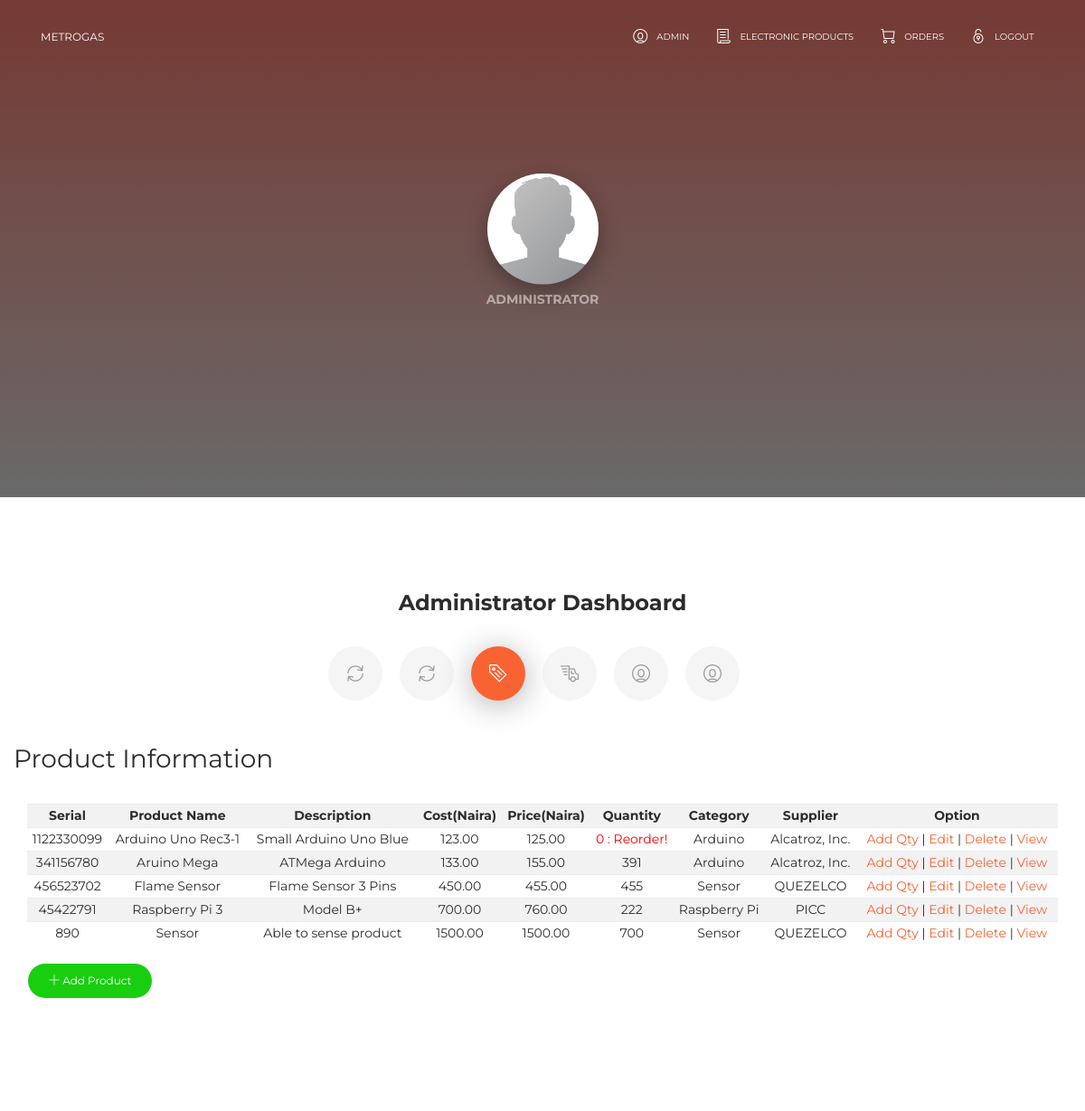
/Electricks-shop/pages/admin_panel.php (signed in), run on the app's committed database.
### tables this page shows
CREATE TABLE IF NOT EXISTS `products` (
`prod_id` int(11) NOT NULL,
  `prod_name` varchar(50) NOT NULL,
  `prod_desc` varchar(500) NOT NULL,
  `prod_qty` int(11) NOT NULL,
  `prod_cost` decimal(10,2) NOT NULL,
  `prod_price` decimal(10,2) NOT NULL,
  `category` varchar(100) NOT NULL,
  `supplier` varchar(100) NOT NULL,
  `prod_serial` varchar(50) NOT NULL,
  `prod_pic1` varchar(500) NOT NULL,
  `prod_pic2` varchar(500) NOT NULL,
  `prod_pic3` varchar(500) NOT NULL
);

### Electricks-shop/pages/admin_panel.php (the view, shortened to what this page needs)
<!DOCTYPE html>
<html lang="en">
<head>
    <link rel="stylesheet" href="https://maxcdn.bootstrapcdn.com/font-awesome/latest/css/font-awesome.min.css" />
    <link href="../assets/css/bootstrap.min.css" rel="stylesheet" />
    <link href="../assets/css/now-ui-kit.css?v=1.1.0" rel="stylesheet" />
    <link href="../assets/css/demo.css" rel="stylesheet" />
    <link rel="stylesheet" href="../plugins/datatables/dataTables.bootstrap.css">
</head>
<body class="profile-page sidebar-collapse">
    <nav class="navbar navbar-expand-lg bg-primary fixed-top navbar-transparent " color-on-scroll="400">
        <div class="container">
            <div class="navbar-translate">
                <a href="admin_index.php" class="navbar-brand" rel="tooltip" title="Designed and Coded by Serve(8) Web Solutions, Inc." data-placement="bottom" target="">
                    MetroGas
                </a>
            </div>
            <div class="collapse navbar-collapse justify-content-end" id="navigation" data-nav-image="../assets/img/blurred-image-1.jpg">
                <ul class="navbar-nav">
                    <li class="nav-item">
                        <a class="nav-link" href="admin_panel.php" onclick="scrollToDownload()">
                            <i class="now-ui-icons users_circle-08"></i>
                            <p>
                                <?php
                                 include('../config/dbconn.php');
                                 $query=mysqli_query($dbconn,"SELECT * FROM `admin` WHERE user_id='".$_SESSION['id']."'");
                                 $row=mysqli_fetch_array($query);
                                 echo 'Admin '.$row['firstname'].'';
                                ?>
                            </p>
                        </a>
                    </li>
                    <li class="nav-item">
                        <a class="nav-link" href="admin_products.php">
                            <i class="now-ui-icons files_paper"></i>
                            <p>Electronic Products</p>
                        </a>
                    </li>
                    <li class="nav-item">
                        <a class="nav-link" href="orders.php">
                            <i class="now-ui-icons shopping_cart-simple"></i>
                            <p>Orders</p>
                        </a>
                    </li>
                    <li class="nav-item">
                        <a href="logout.php" class="nav-link" href="" onclick="scrollToDownload()">
                            <i class="now-ui-icons ui-1_lock-circle-open"></i>
                            <p>Logout</p>
                        </a>
                    </li>
                </ul>
            </div>
        </div>
    </nav>
        <div class="wrapper">
            <div class="page-header page-header-small" filter-color="orange">
                <div class="container">
                    <div class="content-center">
                        <div class="photo-container">
                            <img src="../assets/img/default-avatar.png" alt="">
                        </div>
                        <p class="category">Administrator</p>
                    </div>
                </div>
            </div>
        </div>
        <div class="section">
            <div class="container">
               <div class="row">
                    <div class="col-md-6 ml-auto mr-auto">
                        <h4 class="title text-center">Administrator Dashboard</h4>
                        <div class="nav-align-center">
                            <ul class="nav nav-pills nav-pills-primary" role="tablist">
                                <li class="nav-item">
                                    <a class="nav-link" data-toggle="tab" href="#userlog" role="tablist">
                                        <i class="now-ui-icons loader_refresh"></i>
                                    </a>
                                </li>
                                <li class="nav-item">
                                    <a class="nav-link" data-toggle="tab" href="#adminlog" role="tablist">
                                        <i class="now-ui-icons loader_refresh"></i>
                                    </a>
                                </li>
                                <li class="nav-item">
                                    <a class="nav-link active" data-toggle="tab" href="#products" role="tablist">
                                        <i class="now-ui-icons shopping_tag-content"></i>
                                    </a>
                                </li>
                                <li class="nav-item">
                                    <a class="nav-link" data-toggle="tab" href="#supplier" role="tablist">
                                        <i class="now-ui-icons shopping_delivery-fast"></i>
                                    </a>
                                </li>
                                <li class="nav-item">
                                    <a class="nav-link" data-toggle="tab" href="#user_accounts" role="tablist">
                                        <i class="now-ui-icons users_circle-08"></i>
                                    </a>
                                </li>
                                <li class="nav-item">
                                    <a class="nav-link" data-toggle="tab" href="#admin_accounts" role="tablist">
                                        <i class="now-ui-icons users_circle-08"></i>
                                    </a>
                                </li>
                            </ul>
                        </div>
                    </div>
                    <div class="tab-content gallery">
                        <div class="tab-pane active" id="products" role="tabpanel">
                            <div class="col-md-12 ml-auto mr-auto">
                                <div class="row collections">
                                    <br>
                                    <div class="row">
                                        <div align="center">
                                            <h3>Product Information</h3>
                                        </div>
                                    </div>
                                    <br>
                                      <?php
                                      include('../config/dbconn.php');
                                      $query = "SELECT * FROM products ORDER BY prod_name ASC";
                                      $result = mysqli_query($dbconn,$query);
                                      ?>
                                <br>
                                <br>
                                <table id="" class="table table-condensed table-striped">
                                    <tr>
                                      <th>Serial</th>
                                      <th>Product Name</th>
                                      <th>Description</th>
                                      <th>Cost(Naira)</th>
                                      <th>Price(Naira)</th>
                                      <th>Quantity</th>
                                      <th>Category</th>
                                      <th>Supplier</th>
                                      <th>Option</th>
                                    </tr>
                                        <?php
                                          if($result){
                                            while($res = mysqli_fetch_array($result)) {
                                              echo "<tr>";
                                                echo "<td>".$res['prod_serial']."</td>";
                                                echo "<td>".$res['prod_name']."</td>";
                                                echo "<td>".$res['prod_desc']."</td>";
                                                echo "<td>".$res['prod_cost']."</td>";
                                                echo "<td>".$res['prod_price']."</td>";
                                                $prod_qty=$res['prod_qty'];
                                                if ($prod_qty<=10){
                                                ?>
                                                 <td><span style="color:red;"><?php echo $res['prod_qty'];?> : Reorder!</span></td>
                                                 <?php
                                                }else{
                                               ?>
                                               <td><?php echo $res['prod_qty'];?></td>
                                               <?php }
                                                echo "<td>".$res['category']."</td>";
                                                echo "<td>".$res['supplier']."</td>";
                                                echo "<td><a href=\"product_add_qty.php?prod_id=$res[prod_id]\">Add Qty</a> | <a href=\"product_update.php?prod_id=$res[prod_id]\">Edit</a> | <a href=\"product_delete.php?prod_id=$res[prod_id]
                                                \" onClick=\"return confirm('Are you sure you want to delete?')\">Delete</a> | <a href=\"admin_product_details.php?prod_id=$res[prod_id]\">View</a></td>";
                                              echo "</tr>";
                                            }
                                          }?>
                                </table>
                                <br><br>
                                <a class="btn btn-success btn-round" href="product_add.php"><i class="now-ui-icons ui-1_simple-add"></i> Add Product</a>
                                </div>
                            </div>
                        </div>
                    </div>
                </div>
            </div>
        </div>
</body>
</html>

### data on the page
products: prod_serial "1122330099", prod_name "Arduino Uno Rec3-1", prod_desc "Small Arduino Uno Blue", prod_cost "123.00", prod_price "125.00", prod_qty "0", category "Arduino", supplier "Alcatroz, Inc."
products: prod_serial "341156780", prod_name "Aruino Mega", prod_desc "ATMega Arduino", prod_cost "133.00", prod_price "155.00", prod_qty "391", category "Arduino", supplier "Alcatroz, Inc."
products: prod_serial "456523702", prod_name "Flame Sensor", prod_desc "Flame Sensor 3 Pins", prod_cost "450.00", prod_price "455.00", prod_qty "455", category "Sensor", supplier "QUEZELCO"
products: prod_serial "45422791", prod_name "Raspberry Pi 3", prod_desc "Model B+", prod_cost "700.00", prod_price "760.00", prod_qty "222", category "Raspberry Pi", supplier "PICC"
products: prod_serial "890", prod_name "Sensor", prod_desc "Able to sense product", prod_cost "1500.00", prod_price "1500.00", prod_qty "700", category "Sensor", supplier "QUEZELCO"
